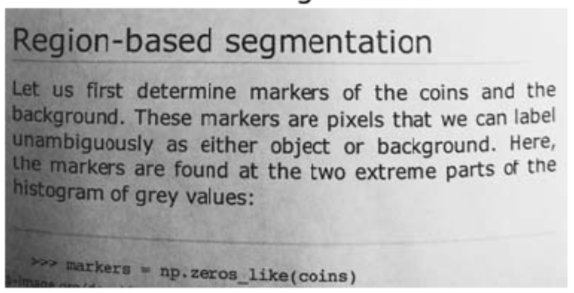
#> input picture computer-vision-two/assets/threshold_test.png, 574 x 293 px, found by its file name
$ python thresholds.py   (older library calls are emulated)
#> lines starting #> are read from the running program, lines starting #| are printed output that depends on the picture; after the words box and inside, x2 and y2 are one past the last pixel; in counts of white or black regions, pixels touching at a corner belong together
### computer-vision-two/helper_functions.py
import cv2
import matplotlib.pyplot as plt
from PIL import Image
from PIL import ImageFont
from PIL import ImageDraw
import numpy as np

def display_image(image_array, image_name="My Image") -> None:
    cv2.imshow(image_name, image_array)
    cv2.waitKey(0)
    cv2.destroyAllWindows()
    cv2.waitKey(1)
    return

# [82 lines left out: functions annotate_quadrangle, draw_text_with_border, draw_text_underneath, display_colour_histograms, scale_image, not called in this run]

### computer-vision-two/thresholds.py
import cv2
from helper_functions import display_image

image = cv2.imread("computer-vision-two/assets/threshold_test.png", 0)
#> image: shape (293, 574); min 21, max 255, mean 176.7
size = (500,500)
# image = cv2.resize(image, size, cv2.INTER_CUBIC)
display_image(image)


thresh = cv2.adaptiveThreshold(image, 255, cv2.ADAPTIVE_THRESH_GAUSSIAN_C, cv2.THRESH_BINARY, 25,2)
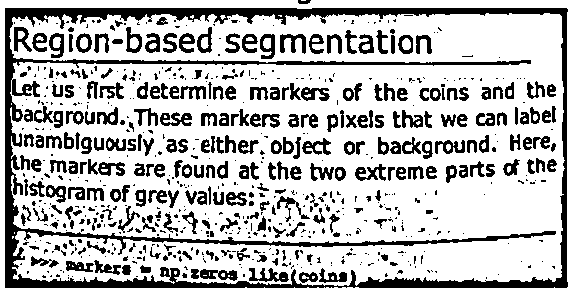
#> thresh: shape (293, 574); 74% white; 704 black regions (441 under 20 px), largest, box (x1, y1, x2, y2) and area: (5, 8, 568, 288) 16484, (249, 268, 289, 282) 290, (280, 34, 306, 54) 274
display_image(thresh)
# Gaussian blue can help give better results when using Otsu
blurred = cv2.GaussianBlur(image, (5,5), 0)
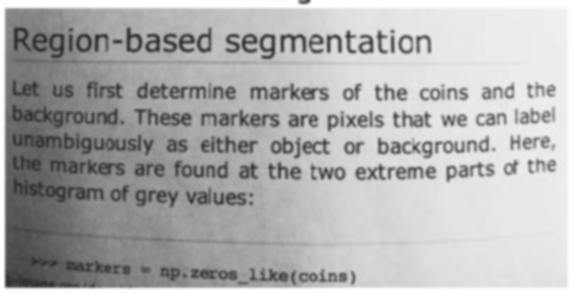
#> blurred: shape (293, 574); min 42, max 255, mean 176.7
# Otsu has some odd syntax, the 9999 can be anything and it uses thresh+thresh
threshold_value, otsu = cv2.threshold(blurred, 9999, 255, cv2.THRESH_BINARY+cv2.THRESH_OTSU)
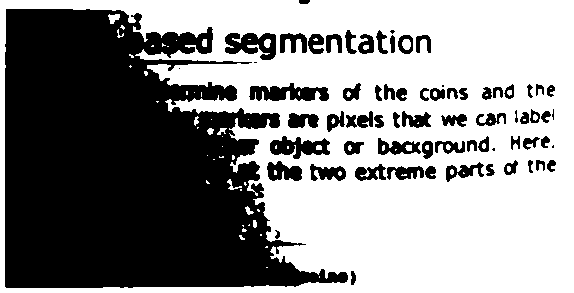
#> otsu: shape (293, 574); 55.5% white; 69 black regions (7 under 20 px), largest, box (x1, y1, x2, y2) and area: (5, 9, 348, 288) 63457, (249, 83, 329, 101) 923, (225, 33, 276, 60) 876
#> threshold_value = 171
display_image(otsu)
